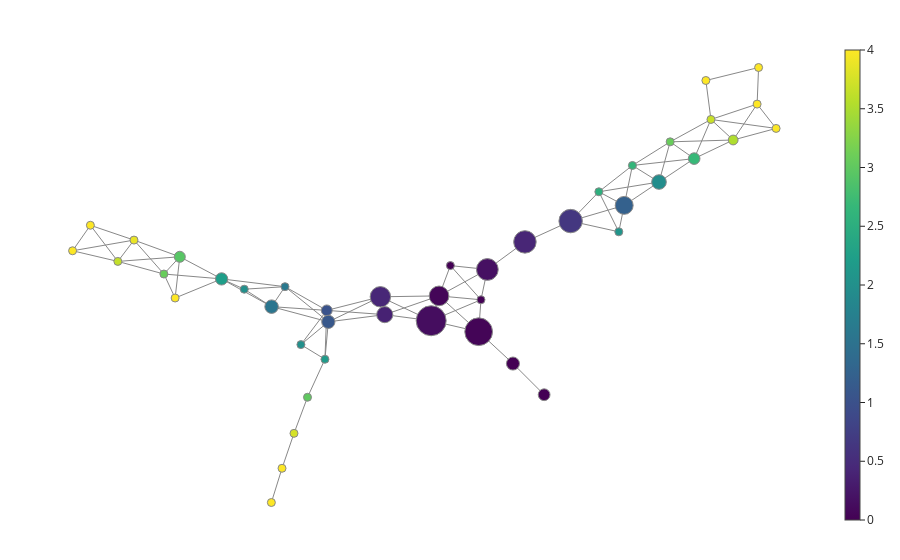

The code cell stored with this chart in its notebook:
### Code cell
pipe = make_mapper_pipeline(
    filter_func=filter_func,
    cover=cover,
    clusterer=clusterer,
    verbose=False,
    n_jobs=n_jobs,
)

fig = plot_static_mapper_graph(pipe, X, layout_dim=2, color_data = color_code_rul, node_scale = 30)
fig.show(config={'scrollZoom': True})

### Figure 1 — Plotly figure (JSON) as saved in the notebook; plotly's stock layout.template omitted (floating-point values rounded to 4 significant figures; data arrays with more than 128 entries replaced by an {"elided": "..."} marker saying what was removed)
{"data": [{"hoverinfo": "none", "line": {"color": "#888", "width": 1}, "mode": "lines", "name": "edge_trace", "type": "scatter", "uid": "c61b3e37-9b22-4db7-8268-20585795972f", "x": {"elided": "267 float values"}, "y": {"elided": "267 float values"}}, {"hoverinfo": "text", "hovertext": ["Node ID: 0<br>Pullback set label: 6<br>Partial cluster label: 0<br>Node size: 1696<br>Summary statistic: 0.0542", "Node ID: 1<br>Pullback set label: 7<br>Partial cluster label: 0<br>Node size: 2063<br>Summary statistic: 0.176", "Node ID: 2<br>Pullback set label: 8<br>Partial cluster label: 0<br>Node size: 2207<br>Summary statistic: 0.424", "Node ID: 3<br>Pullback set label: 9<br>Partial cluster label: 0<br>Node size: 2395<br>Summary statistic: 0.644", "Node ID: 4<br>Pullback set label: 10<br>Partial cluster label: 0<br>Node size: 1406<br>Summary statistic: 1.23", "Node ID: 5<br>Pullback set label: 11<br>Partial cluster label: 0<br>Node size: 934<br>Summary statistic: 1.96", "Node ID: 6<br>Pullback set label: 12<br>Partial cluster label: 0<br>Node size: 591<br>Summary statistic: 2.68", "Node ID: 7<br>Pullback set label: 13<br>Partial cluster label: 0<br>Node size: 420<br>Summary statistic: 3.52", "Node ID: 8<br>Pullback set label: 21<br>Partial cluster label: 0<br>Node size: 243<br>Summary statistic: 3.68", "Node ID: 9<br>Pullback set label: 22<br>Partial cluster label: 0<br>Node size: 161<br>Summary statistic: 4.0", "Node ID: 10<br>Pullback set label: 14<br>Partial cluster label: 0<br>Node size: 166<br>Summary statistic: 3.99", "Node ID: 11<br>Pullback set label: 2<br>Partial cluster label: 0<br>Node size: 3354<br>Summary statistic: 0.0405", "Node ID: 12<br>Pullback set label: 5<br>Partial cluster label: 0<br>Node size: 3933<br>Summary statistic: 0.14", "Node ID: 13<br>Pullback set label: 15<br>Partial cluster label: 0<br>Node size: 1831<br>Summary statistic: 0.438", "Node ID: 14<br>Pullback set label: 16<br>Partial cluster label: 0<br>Node size: 1133<br>Summary statistic: 0.381", "Node ID: 15<br>Pullback set label: 23<br>Partial cluster label: 0<br>Node size: 516<br>Summary statistic: 1.03", "Node ID: 16<br>Pullback set label: 24<br>Partial cluster label: 0<br>Node size: 765<br>Summary statistic: 1.1", "Node ID: 17<br>Pullback set label: 27<br>Partial cluster label: 0<br>Node size: 92<br>Summary statistic: 1.63", "Node ID: 18<br>Pullback set label: 28<br>Partial cluster label: 0<br>Node size: 796<br>Summary statistic: 1.56", "Node ID: 19<br>Pullback set label: 30<br>Partial cluster label: 0<br>Node size: 656<br>Summary statistic: 2.23", "Node ID: 20<br>Pullback set label: 32<br>Partial cluster label: 0<br>Node size: 531<br>Summary statistic: 2.94", "Node ID: 21<br>Pullback set label: 33<br>Partial cluster label: 0<br>Node size: 45<br>Summary statistic: 3.07", "Node ID: 22<br>Pullback set label: 35<br>Partial cluster label: 0<br>Node size: 230<br>Summary statistic: 3.87", "Node ID: 23<br>Pullback set label: 37<br>Partial cluster label: 0<br>Node size: 137<br>Summary statistic: 3.99", "Node ID: 24<br>Pullback set label: 36<br>Partial cluster label: 0<br>Node size: 26<br>Summary statistic: 4.0", "Node ID: 25<br>Pullback set label: 3<br>Partial cluster label: 0<br>Node size: 98<br>Summary statistic: 0.0102", "Node ID: 26<br>Pullback set label: 20<br>Partial cluster label: 0<br>Node size: 166<br>Summary statistic: 3.07", "Node ID: 27<br>Pullback set label: 34<br>Partial cluster label: 0<br>Node size: 266<br>Summary statistic: 3.64", "Node ID: 28<br>Pullback set label: 0<br>Partial cluster label: 0<br>Node size: 744<br>Summary statistic: 0", "Node ID: 29<br>Pullback set label: 1<br>Partial cluster label: 0<br>Node size: 607<br>Summary statistic: 0", "Node ID: 30<br>Pullback set label: 27<br>Partial cluster label: -1<br>Node size: 1<br>Summary statistic: 2.0", "Node ID: 31<br>Pullback set label: 28<br>Partial cluster label: 1<br>Node size: 12<br>Summary statistic: 2.17", "Node ID: 32<br>Pullback set label: 30<br>Partial cluster label: 1<br>Node size: 13<br>Summary statistic: 3.0", "Node ID: 33<br>Pullback set label: 32<br>Partial cluster label: 1<br>Node size: 12<br>Summary statistic: 3.75", "Node ID: 34<br>Pullback set label: 34<br>Partial cluster label: -1<br>Node size: 3<br>Summary statistic: 4.0", "Node ID: 35<br>Pullback set label: 35<br>Partial cluster label: -1<br>Node size: 2<br>Summary statistic: 4.0", "Node ID: 36<br>Pullback set label: 31<br>Partial cluster label: -1<br>Node size: 1<br>Summary statistic: 4.0", "Node ID: 37<br>Pullback set label: 19<br>Partial cluster label: 0<br>Node size: 127<br>Summary statistic: 2.63", "Node ID: 38<br>Pullback set label: 4<br>Partial cluster label: -1<br>Node size: 4<br>Summary statistic: 0", "Node ID: 39<br>Pullback set label: 29<br>Partial cluster label: -1<br>Node size: 3<br>Summary statistic: 2.0", "Node ID: 40<br>Pullback set label: 18<br>Partial cluster label: 0<br>Node size: 29<br>Summary statistic: 2.52", "Node ID: 41<br>Pullback set label: 26<br>Partial cluster label: 0<br>Node size: 8<br>Summary statistic: 4.0", "Node ID: 42<br>Pullback set label: 17<br>Partial cluster label: 0<br>Node size: 14<br>Summary statistic: 2.07", "Node ID: 43<br>Pullback set label: 25<br>Partial cluster label: -1<br>Node size: 2<br>Summary statistic: 4.0"], "marker": {"color": [0.05425, 0.1764, 0.4237, 0.6443, 1.235, 1.959, 2.684, 3.519, 3.679, 4, 3.988, 0.04055, 0.1404, 0.438, 0.3813, 1.029, 1.098, 1.63, 1.562, 2.229, 2.938, 3.067, 3.874, 3.993, 4, 0.0102, 3.066, 3.639, 0, 0, 2, 2.167, 3, 3.75, 4, 4, 4, 2.63, 0, 2, 2.517, 4, 2.071, 4], "colorbar": {"thickness": 15, "title": {"side": "right", "text": ""}, "xanchor": "left"}, "colorscale": [[0, "#440154"], [0.1111, "#482878"], [0.2222, "#3e4989"], [0.3333, "#31688e"], [0.4444, "#26828e"], [0.5556, "#1f9e89"], [0.6667, "#35b779"], [0.7778, "#6ece58"], [0.8889, "#b5de2b"], [1, "#fde725"]], "line": {"color": "#888", "width": 1}, "opacity": 1, "reversescale": false, "showscale": true, "size": [1696, 2063, 2207, 2395, 1406, 934, 591, 420, 243, 161, 166, 3354, 3933, 1831, 1133, 516, 765, 92, 796, 656, 531, 45, 230, 137, 26, 98, 166, 266, 744, 607, 1, 12, 13, 12, 3, 2, 1, 127, 4, 3, 29, 8, 14, 2], "sizemin": 4, "sizemode": "area", "sizeref": 8.74}, "mode": "markers", "name": "node_trace", "type": "scatter", "uid": "6130ef74-e679-4199-8c5e-bcb43a790bc7", "x": [-0.09464, 0.2959, 0.5997, 0.9692, 1.402, 1.684, 1.968, 2.283, 2.104, 2.477, 2.63, 0.2255, -0.1582, -0.5688, -0.5335, -1.002, -0.9897, -1.34, -1.448, -1.853, -2.191, -2.319, -2.561, -3.057, -2.913, 0.2442, 1.774, -2.691, 0.5029, 0.7549, -1.211, -1.017, -1.158, -1.267, -1.364, -1.45, -2.228, 1.469, -0.002835, -1.669, 1.197, 2.489, 1.359, 2.062], "y": [0.595, 0.9207, 1.261, 1.518, 1.711, 1.999, 2.288, 2.518, 2.771, 2.96, 2.66, 0.153, 0.2884, 0.5837, 0.3635, 0.416, 0.275, 0.7085, 0.4622, 0.8043, 1.077, 0.8645, 1.283, 1.151, 1.466, 0.5469, 2.495, 1.02, -0.2397, -0.624, -0.006155, -0.1866, -0.6556, -1.1, -1.531, -1.953, 0.5688, 2.204, 0.9686, 0.6774, 1.879, 3.412, 1.385, 3.252]}], "layout": {"autosize": false, "hovermode": "closest", "margin": {"b": 20, "l": 5, "r": 5, "t": 40}, "showlegend": false, "title": {"text": ""}, "xaxis": {"showgrid": false, "showline": false, "showticklabels": false, "ticks": "", "title": {"text": ""}, "zeroline": false}, "yaxis": {"showgrid": false, "showline": false, "showticklabels": false, "ticks": "", "title": {"text": ""}, "zeroline": false}}}
